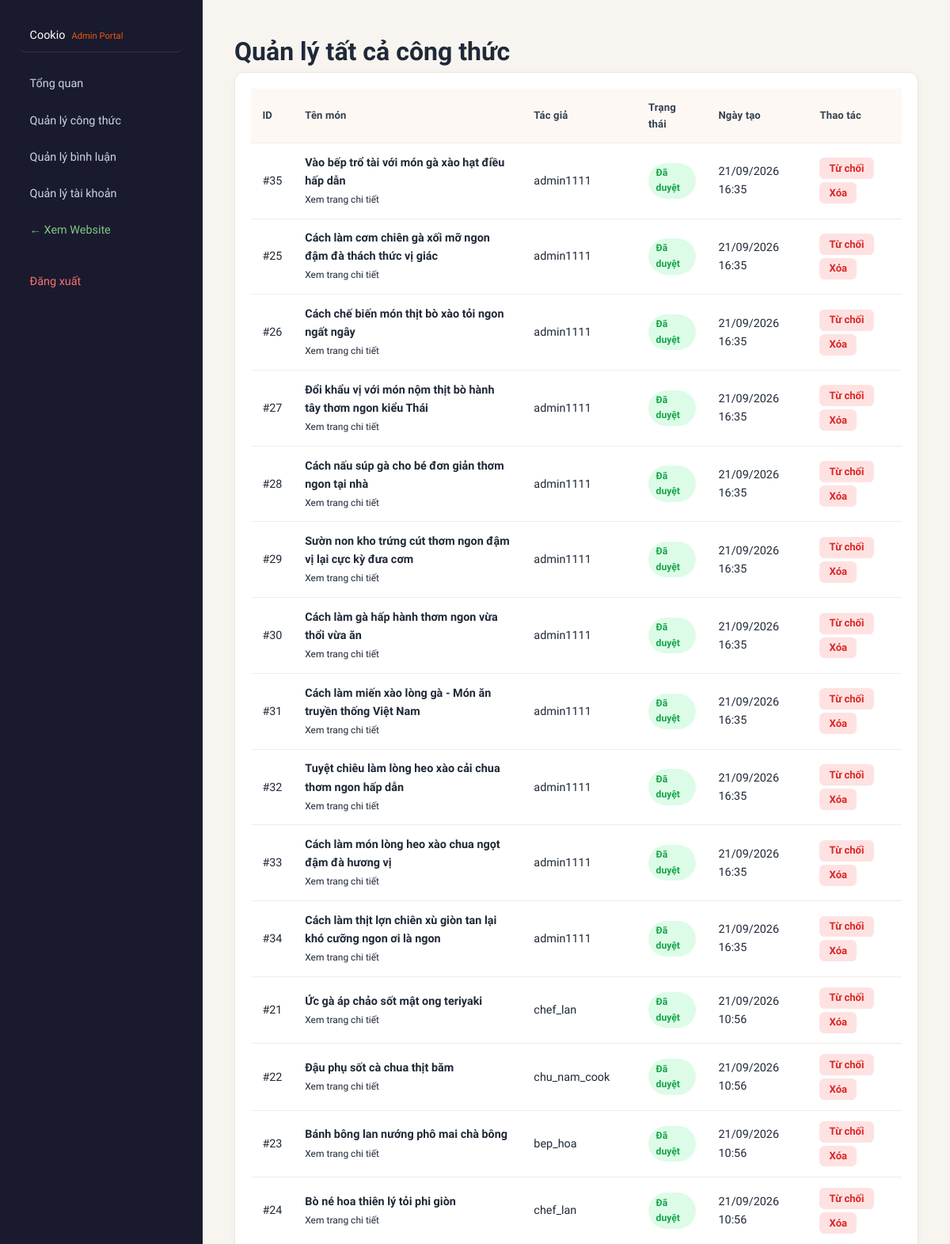
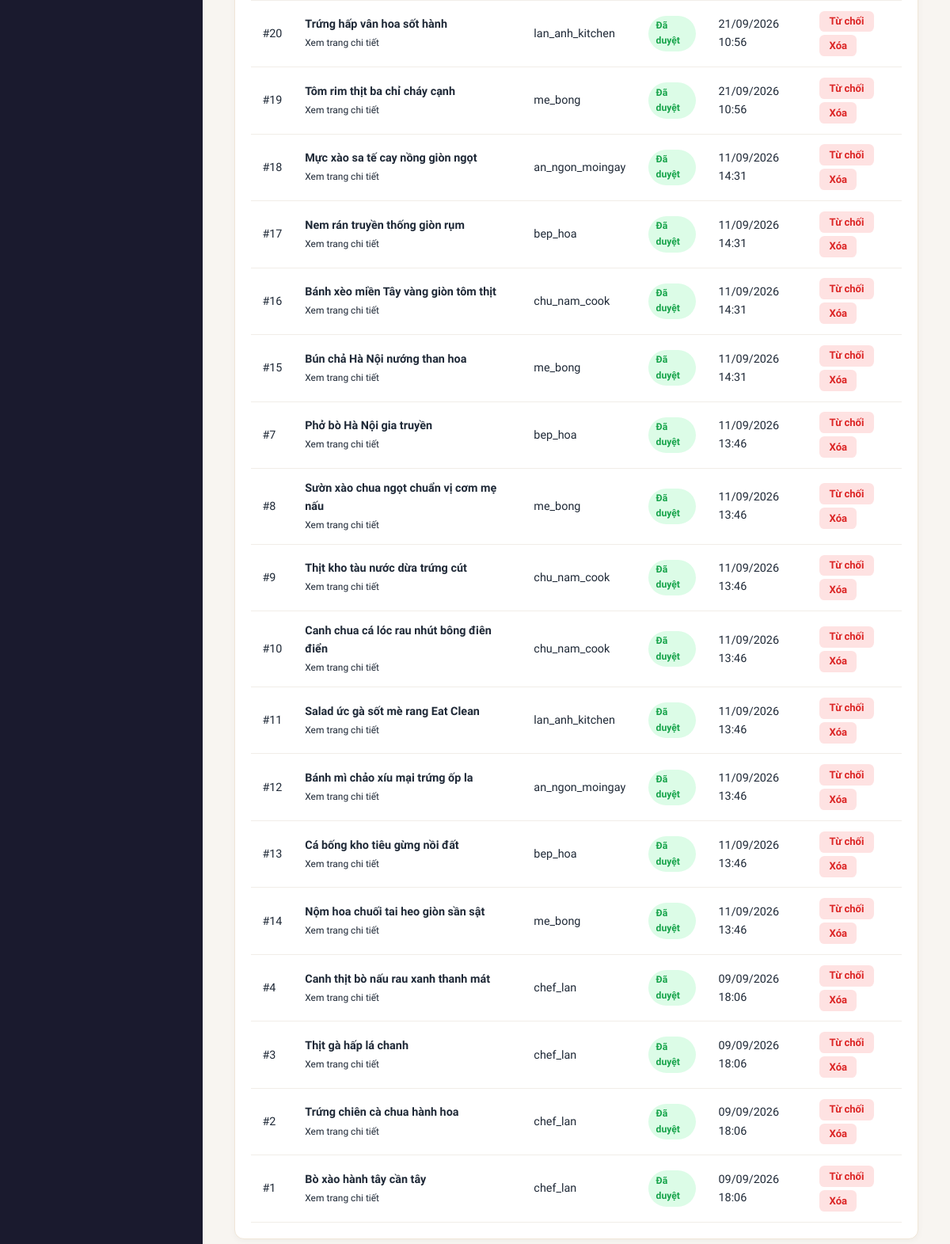
Page /admin/manage-recipes.php (signed in) on the committed database (2 pictures, top to bottom).
### tables this page shows
CREATE TABLE recipes (
    id INT UNSIGNED AUTO_INCREMENT PRIMARY KEY,
    title VARCHAR(200) NOT NULL,
    description TEXT NULL,
    category VARCHAR(50) NOT NULL DEFAULT 'Món chính',
    cooking_time VARCHAR(50) NOT NULL DEFAULT '30 phút',
    servings VARCHAR(50) NOT NULL DEFAULT '2 - 4 người',
    ingredients TEXT NOT NULL,
    instructions TEXT NOT NULL,
    tips TEXT NULL,
    calories INT UNSIGNED NULL DEFAULT NULL,
    protein INT UNSIGNED NULL DEFAULT NULL,
    carbs INT UNSIGNED NULL DEFAULT NULL,
    fat INT UNSIGNED NULL DEFAULT NULL,
    dietary_tags VARCHAR(255) NULL DEFAULT NULL,
    image_url VARCHAR(255) NULL,
    author_id INT UNSIGNED NOT NULL,
    status ENUM('pending', 'approved', 'rejected') NOT NULL DEFAULT 'pending',
    views_count INT UNSIGNED NOT NULL DEFAULT 0,
    likes_count INT UNSIGNED NOT NULL DEFAULT 0,
    created_at TIMESTAMP NOT NULL DEFAULT CURRENT_TIMESTAMP,
    updated_at TIMESTAMP NOT NULL DEFAULT CURRENT_TIMESTAMP ON UPDATE CURRENT_TIMESTAMP,
    CONSTRAINT fk_recipes_author FOREIGN KEY (author_id) REFERENCES users(id) ON DELETE CASCADE,
    INDEX idx_recipes_status (status),
    INDEX idx_recipes_author (author_id),
    INDEX idx_recipes_category (category)
);

CREATE TABLE users (
    id INT UNSIGNED AUTO_INCREMENT PRIMARY KEY,
    username VARCHAR(100) NOT NULL UNIQUE,
    password VARCHAR(255) NOT NULL,
    phone VARCHAR(20) NULL,
    bio VARCHAR(500) NULL,
    role ENUM('user', 'admin') NOT NULL DEFAULT 'user',
    created_at TIMESTAMP NOT NULL DEFAULT CURRENT_TIMESTAMP,
    updated_at TIMESTAMP NOT NULL DEFAULT CURRENT_TIMESTAMP ON UPDATE CURRENT_TIMESTAMP
);

### includes/db.php (called while the page is built, shortened)
<?php
require_once __DIR__ . '/../config/config.php';
function db(): PDO
{
    static $connection;
    if (!$connection instanceof PDO) {
        $connection = new PDO(
            'mysql:host=' . DB_HOST . ';dbname=' . DB_NAME . ';charset=utf8mb4',
            DB_USER,
            DB_PASS,
            [
                PDO::ATTR_ERRMODE => PDO::ERRMODE_EXCEPTION,
                PDO::ATTR_DEFAULT_FETCH_MODE => PDO::FETCH_ASSOC,
                PDO::ATTR_EMULATE_PREPARES => false,
            ]
        );
    }
    return $connection;
}

### config/config.php (called while the page is built, shortened)
<?php
function e(?string $value): string
{
    return htmlspecialchars($value ?? '', ENT_QUOTES, 'UTF-8');
}

### admin/manage-recipes.php (the view, shortened to what this page needs)
<?php
require_once __DIR__ . '/../config/config.php';
require_once __DIR__ . '/../includes/db.php';
$recipes = db()->query(
    'SELECT r.id, r.title, r.status, r.created_at, u.username AS author_name
     FROM recipes r
     INNER JOIN users u ON u.id = r.author_id
     ORDER BY r.created_at DESC'
)->fetchAll();
?>
<!DOCTYPE html>
<html lang="vi">
<head>
    <link rel="stylesheet" href="<?= BASE_URL ?>/assets/css/style.css">
    <link rel="stylesheet" href="<?= BASE_URL ?>/assets/css/admin.css">
</head>
<body class="admin-page">
<?php require __DIR__ . '/../includes/admin-sidebar.php'; ?>
<main class="admin-content">
    <h1>Quản lý tất cả công thức</h1>
    <div class="admin-table-box">
        <div class="table-wrap">
            <table>
                <thead>
                    <tr>
                        <th>ID</th>
                        <th>Tên món</th>
                        <th>Tác giả</th>
                        <th>Trạng thái</th>
                        <th>Ngày tạo</th>
                        <th>Thao tác</th>
                    </tr>
                </thead>
                <tbody>
                <?php foreach ($recipes as $recipe): ?>
                    <tr>
                        <td>#<?= (int) $recipe['id'] ?></td>
                        <td>
                            <strong><?= e($recipe['title']) ?></strong>
                            <br>
                            <small><a href="<?= BASE_URL ?>/views/recipe-detail.php?id=<?= (int) $recipe['id'] ?>" target="_blank">Xem trang chi tiết</a></small>
                        </td>
                        <td><?= e($recipe['author_name']) ?></td>
                        <td>
                            <span class="status-badge status-<?= e($recipe['status']) ?>">
                                <?= match ($recipe['status']) {
                                    'approved' => 'Đã duyệt',
                                    'rejected' => 'Từ chối',
                                    default => 'Chờ duyệt',
                                } ?>
                            </span>
                        </td>
                        <td><?= date('d/m/Y H:i', strtotime((string) $recipe['created_at'])) ?></td>
                        <td>
                            <div style="display: flex; gap: 4px; flex-wrap: wrap;">
                                <?php if ($recipe['status'] !== 'rejected'): ?>
                                    <form method="post" action="<?= BASE_URL ?>/actions/admin_action.php" style="display:inline">
                                        <button type="submit" name="status" value="rejected" class="button-sm danger">Từ chối</button>
                                    </form>
                                <?php endif; ?>
                                <form method="post" action="<?= BASE_URL ?>/actions/admin_action.php" style="display:inline" onsubmit="return confirm('Bạn có chắc muốn xóa vĩnh viễn công thức này?')">
                                    <button type="submit" class="button-sm danger">Xóa</button>
                                </form>
                            </div>
                        </td>
                    </tr>
                <?php endforeach; ?>
                </tbody>
            </table>
        </div>
    </div>
</main>
</body>
</html>

### assets/css/admin.css (style rules this page uses)
.admin-page { display: flex; min-height: 100vh; background: #f8f5f1; font-family: 'Plus Jakarta Sans', sans-serif; }
.admin-content { flex: 1; padding: 2.5rem; max-width: 1200px; }
.admin-table-box { padding: 1.25rem; background: #fff; border-radius: 0.75rem; border: 1px solid #f0e6d8; box-shadow: 0 2px 8px rgba(0,0,0,0.04); }
.table-wrap { overflow-x: auto; }
table { width: 100%; border-collapse: collapse; }
th, td { padding: 0.8rem 0.9rem; border-bottom: 1px solid #f1ede8; text-align: left; font-size: 0.9rem; }
th { background: #fdf8f4; font-weight: 700; color: #374151; font-size: 0.82rem; letter-spacing: 0.01em; }
.action-buttons button, .button-sm { padding: 0.35rem 0.75rem; font-size: 0.82rem; border-radius: 0.4rem; border: none; cursor: pointer; font-weight: 600; transition: background 0.15s; }
.danger { background: #fee2e2; color: #dc2626; }
.status-badge { display: inline-block; padding: 0.2rem 0.6rem; border-radius: 99px; font-size: 0.76rem; font-weight: 700; }
.status-approved { background: #dcfce7; color: #16a34a; }

### rows in the picture
recipes: id "35", title "Vào bếp trổ tài với món gà xào hạt điều hấp dẫn", author.username "admin1111", status "Đã duyệt", created_at "21/09/2026 16:35"
recipes: id "25", title "Cách làm cơm chiên gà xối mỡ ngon đậm đà thách thức vị giác", author.username "admin1111", status "Đã duyệt", created_at "21/09/2026 16:35"
recipes: id "26", title "Cách chế biến món thịt bò xào tỏi ngon ngất ngây", author.username "admin1111", status "Đã duyệt", created_at "21/09/2026 16:35"
recipes: id "27", title "Đổi khẩu vị với món nộm thịt bò hành tây thơm ngon kiểu Thái", author.username "admin1111", status "Đã duyệt", created_at "21/09/2026 16:35"
recipes: id "28", title "Cách nấu súp gà cho bé đơn giản thơm ngon tại nhà", author.username "admin1111", status "Đã duyệt", created_at "21/09/2026 16:35"
recipes: id "29", title "Sườn non kho trứng cút thơm ngon đậm vị lại cực kỳ đưa cơm", author.username "admin1111", status "Đã duyệt", created_at "21/09/2026 16:35"
recipes: id "30", title "Cách làm gà hấp hành thơm ngon vừa thổi vừa ăn", author.username "admin1111", status "Đã duyệt", created_at "21/09/2026 16:35"
recipes: id "31", title "Cách làm miến xào lòng gà - Món ăn truyền thống Việt Nam", author.username "admin1111", status "Đã duyệt", created_at "21/09/2026 16:35"
recipes: id "32", title "Tuyệt chiêu làm lòng heo xào cải chua thơm ngon hấp dẫn", author.username "admin1111", status "Đã duyệt", created_at "21/09/2026 16:35"
recipes: id "33", title "Cách làm món lòng heo xào chua ngọt đậm đà hương vị", author.username "admin1111", status "Đã duyệt", created_at "21/09/2026 16:35"
recipes: id "34", title "Cách làm thịt lợn chiên xù giòn tan lại khó cưỡng ngon ơi là ngon", author.username "admin1111", status "Đã duyệt", created_at "21/09/2026 16:35"
recipes: id "21", title "Ức gà áp chảo sốt mật ong teriyaki", author.username "chef_lan", status "Đã duyệt", created_at "21/09/2026 10:56"
recipes: id "22", title "Đậu phụ sốt cà chua thịt băm", author.username "chu_nam_cook", status "Đã duyệt", created_at "21/09/2026 10:56"
recipes: id "23", title "Bánh bông lan nướng phô mai chà bông", author.username "bep_hoa", status "Đã duyệt", created_at "21/09/2026 10:56"
recipes: id "24", title "Bò né hoa thiên lý tỏi phi giòn", author.username "chef_lan", status "Đã duyệt", created_at "21/09/2026 10:56"
recipes: id "20", title "Trứng hấp vân hoa sốt hành", author.username "lan_anh_kitchen", status "Đã duyệt", created_at "21/09/2026 10:56"
recipes: id "19", title "Tôm rim thịt ba chỉ cháy cạnh", author.username "me_bong", status "Đã duyệt", created_at "21/09/2026 10:56"
recipes: id "18", title "Mực xào sa tế cay nồng giòn ngọt", author.username "an_ngon_moingay", status "Đã duyệt", created_at "11/09/2026 14:31"
recipes: id "17", title "Nem rán truyền thống giòn rụm", author.username "bep_hoa", status "Đã duyệt", created_at "11/09/2026 14:31"
recipes: id "16", title "Bánh xèo miền Tây vàng giòn tôm thịt", author.username "chu_nam_cook", status "Đã duyệt", created_at "11/09/2026 14:31"
recipes: id "15", title "Bún chả Hà Nội nướng than hoa", author.username "me_bong", status "Đã duyệt", created_at "11/09/2026 14:31"
recipes: id "7", title "Phở bò Hà Nội gia truyền", author.username "bep_hoa", status "Đã duyệt", created_at "11/09/2026 13:46"
recipes: id "8", title "Sườn xào chua ngọt chuẩn vị cơm mẹ nấu", author.username "me_bong", status "Đã duyệt", created_at "11/09/2026 13:46"
recipes: id "9", title "Thịt kho tàu nước dừa trứng cút", author.username "chu_nam_cook", status "Đã duyệt", created_at "11/09/2026 13:46"
recipes: id "10", title "Canh chua cá lóc rau nhút bông điên điển", author.username "chu_nam_cook", status "Đã duyệt", created_at "11/09/2026 13:46"
recipes: id "11", title "Salad ức gà sốt mè rang Eat Clean", author.username "lan_anh_kitchen", status "Đã duyệt", created_at "11/09/2026 13:46"
recipes: id "12", title "Bánh mì chảo xíu mại trứng ốp la", author.username "an_ngon_moingay", status "Đã duyệt", created_at "11/09/2026 13:46"
recipes: id "13", title "Cá bống kho tiêu gừng nồi đất", author.username "bep_hoa", status "Đã duyệt", created_at "11/09/2026 13:46"
recipes: id "14", title "Nộm hoa chuối tai heo giòn sần sật", author.username "me_bong", status "Đã duyệt", created_at "11/09/2026 13:46"
recipes: id "4", title "Canh thịt bò nấu rau xanh thanh mát", author.username "chef_lan", status "Đã duyệt", created_at "09/09/2026 18:06"
recipes: id "3", title "Thịt gà hấp lá chanh", author.username "chef_lan", status "Đã duyệt", created_at "09/09/2026 18:06"
recipes: id "2", title "Trứng chiên cà chua hành hoa", author.username "chef_lan", status "Đã duyệt", created_at "09/09/2026 18:06"
recipes: id "1", title "Bò xào hành tây cần tây", author.username "chef_lan", status "Đã duyệt", created_at "09/09/2026 18:06"
